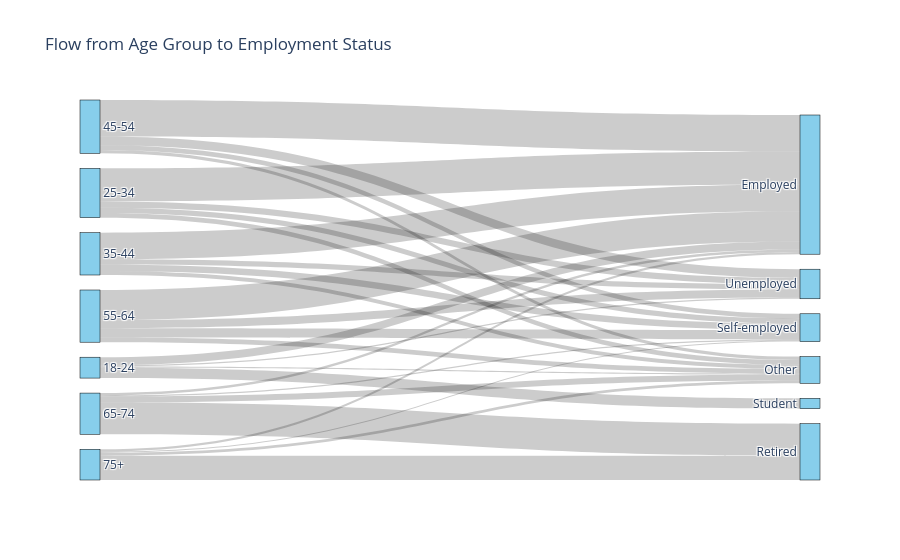

The code cell stored with this chart in its notebook:
### Code cell
# 1. Agrupar y contar las frecuencias entre age_group y employment_status
sankey_data = (
    customers.groupby(["age_group", "employment_status"])
    .size()
    .reset_index(name="count")
)

# 2. Crear una lista con todos los nodos únicos (fuente y destino)
all_nodes = list(
    np.unique(
        sankey_data["age_group"].tolist()
        + sankey_data["employment_status"].tolist()
    )
)

# 3. Mapear los nombres de los nodos a índices numéricos
node_indices = {node: idx for idx, node in enumerate(all_nodes)}

sankey_data["source"] = sankey_data["age_group"].map(node_indices)
sankey_data["target"] = sankey_data["employment_status"].map(node_indices)

# 4. Construir la figura del Sankey
fig = go.Figure(
    data=[
        go.Sankey(
            node=dict(
                pad=15,
                thickness=20,
                line=dict(color="black", width=0.5),
                label=all_nodes,
                color="skyblue",
            ),
            link=dict(
                source=sankey_data["source"],
                target=sankey_data["target"],
                value=sankey_data["count"],
            ),
        )
    ]
)

fig.update_layout(
    title_text="Flow from Age Group to Employment Status", font_size=12
)
fig.show()

### Figure 1 — Plotly figure (JSON) as saved in the notebook; plotly's stock layout.template omitted (floating-point values rounded to 4 significant figures)
{"data": [{"link": {"source": [0, 0, 0, 0, 0, 0, 1, 1, 1, 1, 1, 1, 2, 2, 2, 2, 2, 2, 3, 3, 3, 3, 3, 3, 4, 4, 4, 4, 4, 4, 5, 5, 5, 5, 5, 5, 6, 6, 6, 6, 6, 6], "target": [7, 8, 9, 10, 11, 12, 7, 8, 9, 10, 11, 12, 7, 8, 9, 10, 11, 12, 7, 8, 9, 10, 11, 12, 7, 8, 9, 10, 11, 12, 7, 8, 9, 10, 11, 12, 7, 8, 9, 10, 11, 12], "value": [14, 2, 0, 0, 18, 2, 57, 8, 0, 9, 0, 11, 46, 7, 0, 11, 0, 9, 63, 6, 0, 8, 0, 15, 52, 8, 0, 16, 0, 14, 4, 10, 55, 2, 0, 0, 4, 5, 42, 2, 0, 0]}, "node": {"color": "skyblue", "label": ["18-24", "25-34", "35-44", "45-54", "55-64", "65-74", "75+", "Employed", "Other", "Retired", "Self-employed", "Student", "Unemployed"], "line": {"color": "black", "width": 0.5}, "pad": 15, "thickness": 20}, "type": "sankey"}], "layout": {"font": {"size": 12}, "title": {"text": "Flow from Age Group to Employment Status"}}}
